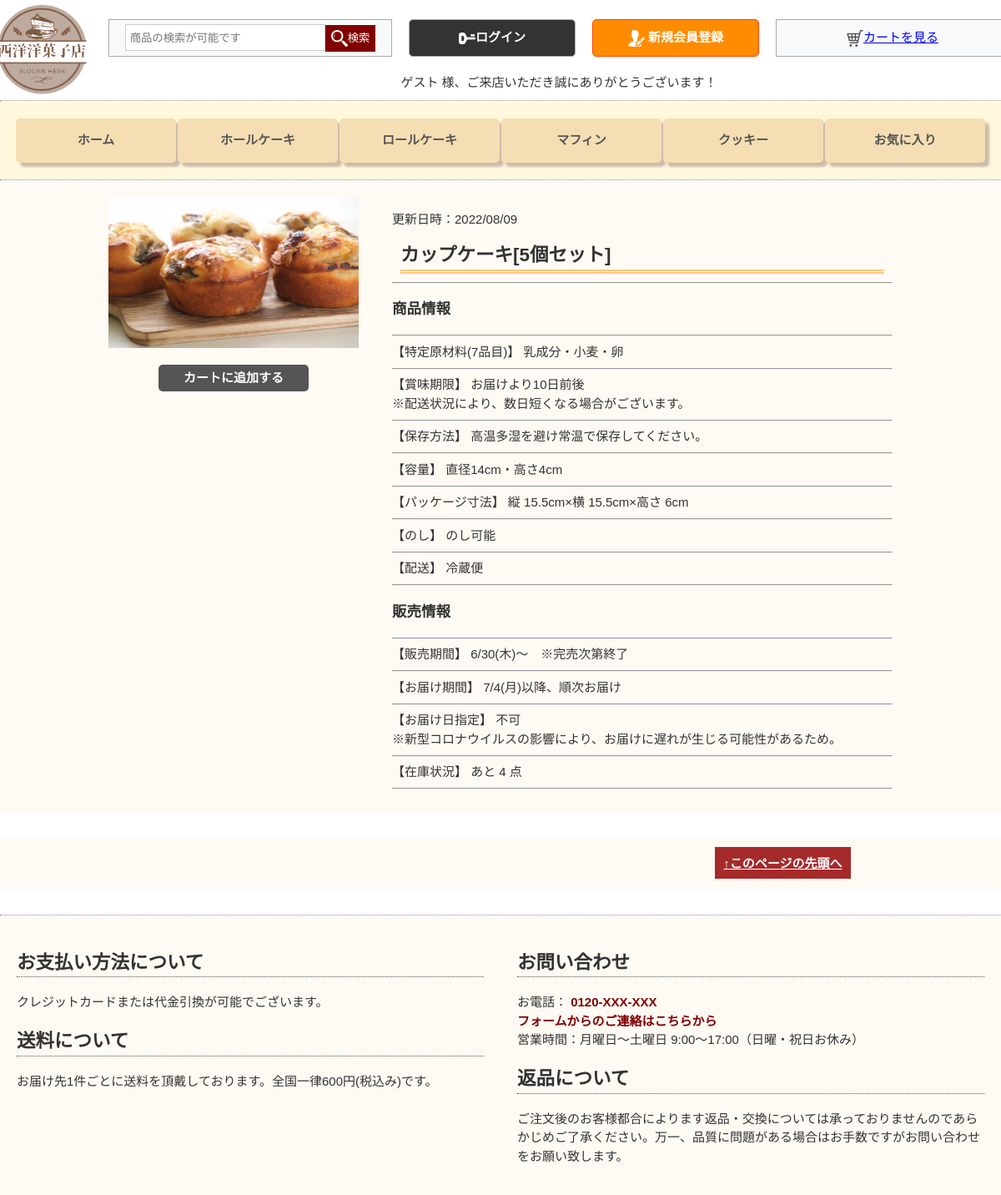
The app's page /detail/13/ with its own data.
### app/models.py (models this page shows, shortened)
class Product(models.Model):
    created = models.DateTimeField(
        auto_now_add=True,
        editable=False)
    updated = models.DateTimeField(
        auto_now=True,
        editable=False)
    name = models.CharField(
        max_length=255,
        unique=True)
    description = models.TextField(
        blank=True)
    category = models.ForeignKey(
        Category,
        on_delete=models.CASCADE)
    price = models.IntegerField()
    image = models.ImageField(
        upload_to='product',
        blank=True)
    stock = models.IntegerField()
    available = models.BooleanField(
        default=True)
    class Meta:
        ordering = ('name',)
        verbose_name = 'product'
        verbose_name_plural = 'products'

### app/views.py (the view)
# urls.py: path('detail/<pk>/', views.Detail.as_view(), name="Detail"),
class Detail(DetailView):
    model = Product

### app/context_processors.py (called while the page is built)
def like(request):
    products = Product.objects.all()
    liked_list = []
    user=request.user
    if user.is_authenticated:
        for product in products:
            liked = product.likeforproduct_set.filter(user=request.user)
            if liked.exists():
                liked_list.append(product.id)
    return dict(liked_list = liked_list)

### cart/context_processors.py (called while the page is built)
def counter(request):
    item_count = 0
    total_count = 0
    if 'admin' in request.path:
        return {}
    else:
        try:
            cart = Cart.objects.filter(cart_id=_cart_id(request))
            cart_items = CartItem.objects.all().filter(cart=cart[:1])
            for cart_item in cart_items:
                total_count += (cart_item.product.price * cart_item.quantity)
                item_count += cart_item.quantity
        except Cart.DoesNotExist:
            item_count = 0
            total_count = 0
    return dict(item_count = item_count,total_count = total_count)

### cart/views.py (called while the page is built)
def _cart_id(request):
    cart = request.session.session_key
    if not cart:
        cart = request.session.create()
    return cart

### search/context_processors.py (called while the page is built)
def search_counter(request):
    search_count = 0
    subtitle = ""
    if 'q' in request.GET:
        query = request.GET.get('q')
        search_count = Product.objects.all().filter(Q(name__contains=query) | Q(description__contains=query),available=True).count()
        subtitle = " | 検索結果"
    return dict(search_count = search_count, subtitle = subtitle)

### app/templates/app/product_detail.html (shortened to what this page needs)
{% extends "base.html" %}
{% load l10n %}
{% load static %}
{% block main %}
    <div class="detail">
        <div class="detail-left">
            <img src="{{ object.image.url }}" width="300" height="180" alt="{{ object.name }}">
            {% if object.stock > 0 %}
            <a class="detail-cart" href="{% url 'cart:add_cart' product.id %}">カートに追加する</a>
            {% else %}
                <p class="detail-nostock">現在品切れ中です。</p>
            {% endif %}
        </div>
        <div class="detail-right">
            <p><time class="detail-time">更新日時：{{ object.updated|date:"Y/m/d" }}</time></p>
            <h2 class="detail-h2">{{ object.name }}</h2>
            {{ object.description|safe|linebreaksbr }}
            <hr>
                {% if object.stock > 0 %}
                【在庫状況】	あと {{ object.stock }} 点
                {% else %}
                【在庫状況】	申し訳ございませんが現在品切れ中です。
                {% endif %}
            <hr>
        </div>
    </div>
    <div class="detail">
        <div class="detail-left">
        </div>
        <div class="detail-right">
            <p class="page_top"><a href="#page_top" class="page_top_btn">↑このページの先頭へ</a></p>
        </div>
    </div>
    <hr class="navbar-hr">
{% endblock %}

### app/static/css/sanitize.css (style rules this page uses)
html { cursor: default; line-height: 1.5; -moz-tab-size: 4; tab-size: 4; -webkit-tap-highlight-color: transparent ; -ms-text-size-adjust: 100%; -webkit-text-size-adjust: 100%; word-break: break-word; }
body { margin: 0; }
hr { height: 0; overflow: visible; }
a { background-color: transparent; }
audio, canvas, iframe, img, svg, video { vertical-align: middle; }
img { border-style: none; }
a, area, button, input, label, select, summary, textarea, [tabindex] { -ms-touch-action: manipulation; touch-action: manipulation; }

### app/static/css/style.css (style rules this page uses)
body { font-family: 'Noto Sans JP', sans-serif; font-size: 15px; line-height: 1.5; color: #333; }
.navbar-hr { margin: 0; border-top: 1px dotted #8c8b8b; border-bottom: 1px dotted #fff; }
.page_top { text-align: right; margin: 0 50px; }
.page_top_btn { font-weight: bold; padding: 0.7em; background: brown; color: #fff; transition: 0.3s0; }
.detail-h2 { border-bottom: double 5px #FFC778; margin: 10px; }
.detail { display: flex; justify-content: center; background-color: #fffaf4; margin-bottom: 30px; }
.detail-left { text-align: center; margin: 20px; width: 300px; }
.detail-right { margin: 20px; width: 600px; }
.detail-cart { color: #fff; background-color: #555; text-decoration: none; font-weight: bold; display: inline-block; margin: 20px; padding: 5px; width: 180px; border-radius: 5px; }

### records on screen
Product: image (picture), updated "2022/08/09", name "カップケーキ[5個セット]", description "商品情報 【特定原材料(7品目)】 乳成分・小麦・卵 【賞味期限】 お届けより10日前後 ※配送状況により、数日短くなる場合がございます。 【保存方法】 高温多湿を避け常温で保存してください。 【容量】 直径14cm・高さ4cm 【パッケージ寸法】 縦 15.5cm×横 15.5cm×高さ 6cm 【のし】 のし可能 【配送】 冷蔵便 販売情報 【販売期間】 6/30(木)～ ※完売次第終了 【お届け期間】 7/4(月)以降、順次お届け 【お届け日指定】 不可 ※新型コロナウイルスの影響により、お届けに遅れが生じる可能性があるため。", stock "4"
